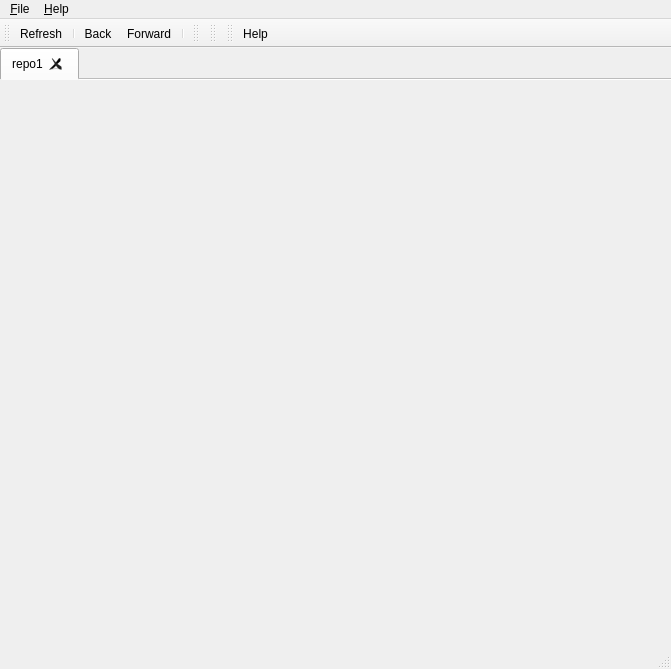
<?xml version="1.0" encoding="UTF-8"?>
<ui version="4.0">
 <class>MainWindow</class>
 <widget class="QMainWindow" name="MainWindow">
  <property name="geometry">
   <rect>
    <x>0</x>
    <y>0</y>
    <width>671</width>
    <height>669</height>
   </rect>
  </property>
  <property name="windowTitle">
   <string>MainWindow</string>
  </property>
  <property name="windowIcon">
   <iconset resource="workbench.qrc">
    <normaloff>:/icons/log.svg</normaloff>:/icons/log.svg</iconset>
  </property>
  <widget class="QWidget" name="centralwidget">
   <layout class="QHBoxLayout" name="horizontalLayout">
    <property name="spacing">
     <number>0</number>
    </property>
    <property name="margin">
     <number>0</number>
    </property>
    <item>
     <widget class="QTabWidget" name="repoTabsWidget">
      <property name="currentIndex">
       <number>0</number>
      </property>
      <property name="documentMode">
       <bool>true</bool>
      </property>
      <property name="tabsClosable">
       <bool>true</bool>
      </property>
      <property name="movable">
       <bool>true</bool>
      </property>
      <widget class="QWidget" name="firstRepoTab">
       <attribute name="title">
        <string>repo1</string>
       </attribute>
      </widget>
     </widget>
    </item>
   </layout>
  </widget>
  <widget class="QMenuBar" name="menubar">
   <property name="geometry">
    <rect>
     <x>0</x>
     <y>0</y>
     <width>671</width>
     <height>19</height>
    </rect>
   </property>
   <widget class="QMenu" name="menuFile">
    <property name="title">
     <string>&amp;File</string>
    </property>
    <addaction name="actionOpen_repository"/>
    <addaction name="actionRefresh"/>
    <addaction name="separator"/>
    <addaction name="actionQuit"/>
   </widget>
   <widget class="QMenu" name="menuHelp">
    <property name="title">
     <string>&amp;Help</string>
    </property>
    <addaction name="actionAbout"/>
    <addaction name="actionHelp"/>
   </widget>
   <addaction name="menuFile"/>
   <addaction name="menuHelp"/>
  </widget>
  <widget class="QStatusBar" name="statusbar"/>
  <widget class="QToolBar" name="toolBar_edit">
   <property name="enabled">
    <bool>true</bool>
   </property>
   <property name="windowTitle">
    <string>Edit toolbar</string>
   </property>
   <attribute name="toolBarArea">
    <enum>TopToolBarArea</enum>
   </attribute>
   <attribute name="toolBarBreak">
    <bool>false</bool>
   </attribute>
   <addaction name="actionRefresh"/>
   <addaction name="separator"/>
   <addaction name="actionBack"/>
   <addaction name="actionForward"/>
   <addaction name="separator"/>
  </widget>
  <widget class="QToolBar" name="toolBar_treefilters">
   <property name="enabled">
    <bool>true</bool>
   </property>
   <property name="windowTitle">
    <string>Filter toolbar</string>
   </property>
   <attribute name="toolBarArea">
    <enum>TopToolBarArea</enum>
   </attribute>
   <attribute name="toolBarBreak">
    <bool>false</bool>
   </attribute>
  </widget>
  <widget class="QToolBar" name="toolBar_diff">
   <property name="windowTitle">
    <string>Diff toolbar</string>
   </property>
   <attribute name="toolBarArea">
    <enum>TopToolBarArea</enum>
   </attribute>
   <attribute name="toolBarBreak">
    <bool>false</bool>
   </attribute>
  </widget>
  <widget class="QToolBar" name="toolBar_help">
   <property name="windowTitle">
    <string>Help toolbar</string>
   </property>
   <attribute name="toolBarArea">
    <enum>TopToolBarArea</enum>
   </attribute>
   <attribute name="toolBarBreak">
    <bool>false</bool>
   </attribute>
   <addaction name="actionHelp"/>
  </widget>
  <action name="actionOpen_repository">
   <property name="text">
    <string>&amp;Open repository</string>
   </property>
   <property name="shortcut">
    <string>Ctrl+O</string>
   </property>
  </action>
  <action name="actionRefresh">
   <property name="text">
    <string>&amp;Refresh</string>
   </property>
   <property name="shortcut">
    <string>Ctrl+R</string>
   </property>
  </action>
  <action name="actionQuit">
   <property name="text">
    <string>E&amp;xit</string>
   </property>
   <property name="iconText">
    <string>Exit</string>
   </property>
   <property name="toolTip">
    <string>Exit</string>
   </property>
   <property name="shortcut">
    <string notr="true"/>
   </property>
  </action>
  <action name="actionAbout">
   <property name="text">
    <string>About</string>
   </property>
  </action>
  <action name="actionDisplayAllBranches">
   <property name="text">
    <string>displayAllBranches</string>
   </property>
  </action>
  <action name="actionHelp">
   <property name="text">
    <string>Help</string>
   </property>
  </action>
  <action name="actionBack">
   <property name="icon">
    <iconset resource="workbench.qrc">
     <normaloff>:/icons/back.svg</normaloff>:/icons/back.svg</iconset>
   </property>
   <property name="text">
    <string>Back</string>
   </property>
  </action>
  <action name="actionForward">
   <property name="icon">
    <iconset resource="workbench.qrc">
     <normaloff>:/icons/forward.svg</normaloff>:/icons/forward.svg</iconset>
   </property>
   <property name="text">
    <string>Forward</string>
   </property>
  </action>
 </widget>
 <resources>
  <include location="workbench.qrc"/>
 </resources>
 <connections/>
</ui>
